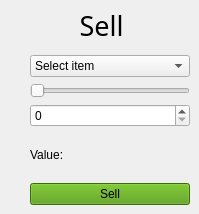
     <widget class="QWidget" name="tab_5">
      <attribute name="title">
       <string>Shop</string>
      </attribute>
      <widget class="QLabel" name="shopLabel">
       <property name="geometry">
        <rect>
         <x>70</x>
         <y>10</y>
         <width>63</width>
         <height>31</height>
        </rect>
       </property>
       <property name="font">
        <font>
         <family>PakType Naskh Basic</family>
         <pointsize>20</pointsize>
         <weight>50</weight>
         <bold>false</bold>
        </font>
       </property>
       <property name="text">
        <string>Sell</string>
       </property>
       <property name="alignment">
        <set>Qt::AlignCenter</set>
       </property>
      </widget>
      <widget class="QWidget" name="gridLayoutWidget_3">
       <property name="geometry">
        <rect>
         <x>30</x>
         <y>50</y>
         <width>160</width>
         <height>155</height>
        </rect>
       </property>
       <layout class="QGridLayout" name="shopLayout">
        <property name="topMargin">
         <number>5</number>
        </property>
        <item row="0" column="0">
         <widget class="QComboBox" name="shopBox">
          <item>
           <property name="text">
            <string>Select item</string>
           </property>
          </item>
         </widget>
        </item>
        <item row="4" column="0">
         <widget class="QLabel" name="shopCostLabel">
          <property name="text">
           <string>Value:</string>
          </property>
         </widget>
        </item>
        <item row="2" column="0">
         <widget class="QSlider" name="shopAmountSlider">
          <property name="orientation">
           <enum>Qt::Horizontal</enum>
          </property>
         </widget>
        </item>
        <item row="3" column="0">
         <widget class="QSpinBox" name="shopAmountBox"/>
        </item>
        <item row="5" column="0">
         <widget class="QPushButton" name="sellButton">
          <property name="styleSheet">
           <string notr="true">background-color: rgb(78, 154, 6);</string>
          </property>
          <property name="text">
           <string>Sell</string>
          </property>
         </widget>
        </item>
       </layout>
      </widget>
     </widget>
